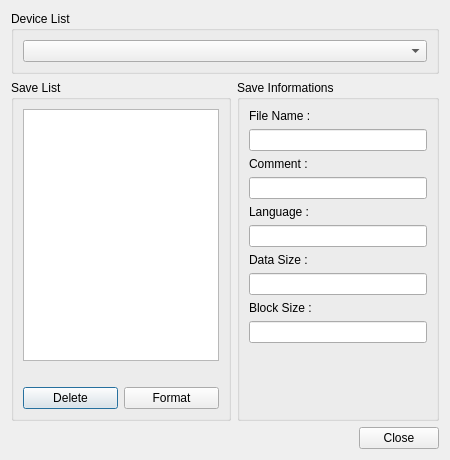
<ui version="4.0" >
 <class>UIBackupRam</class>
 <widget class="QDialog" name="UIBackupRam" >
  <property name="geometry" >
   <rect>
    <x>0</x>
    <y>0</y>
    <width>450</width>
    <height>460</height>
   </rect>
  </property>
  <property name="windowTitle" >
   <string>Backup Ram Manager</string>
  </property>
  <layout class="QGridLayout" >
   <item row="0" column="0" colspan="2" >
    <widget class="QGroupBox" name="gbDeviceList" >
     <property name="title" >
      <string>Device List</string>
     </property>
     <layout class="QHBoxLayout" >
      <item>
       <widget class="QComboBox" name="cbDeviceList" />
      </item>
     </layout>
    </widget>
   </item>
   <item row="1" column="0" >
    <widget class="QGroupBox" name="gbSaveList" >
     <property name="maximumSize" >
      <size>
       <width>220</width>
       <height>16777215</height>
      </size>
     </property>
     <property name="title" >
      <string>Save List</string>
     </property>
     <layout class="QVBoxLayout" >
      <item>
       <widget class="QListWidget" name="lwSaveList" />
      </item>
      <item>
       <widget class="QLabel" name="lBlocks" />
      </item>
      <item>
       <layout class="QHBoxLayout" >
        <item>
         <widget class="QPushButton" name="pbDelete" >
          <property name="text" >
           <string>Delete</string>
          </property>
         </widget>
        </item>
        <item>
         <widget class="QPushButton" name="pbFormat" >
          <property name="text" >
           <string>Format</string>
          </property>
         </widget>
        </item>
       </layout>
      </item>
     </layout>
    </widget>
   </item>
   <item row="1" column="1" >
    <widget class="QGroupBox" name="gbSaveInformations" >
     <property name="title" >
      <string>Save Informations</string>
     </property>
     <layout class="QVBoxLayout" >
      <item>
       <widget class="QLabel" name="lFileName" >
        <property name="text" >
         <string>File Name :</string>
        </property>
       </widget>
      </item>
      <item>
       <widget class="QLineEdit" name="leFileName" >
        <property name="readOnly" >
         <bool>true</bool>
        </property>
       </widget>
      </item>
      <item>
       <widget class="QLabel" name="lComment" >
        <property name="text" >
         <string>Comment :</string>
        </property>
       </widget>
      </item>
      <item>
       <widget class="QLineEdit" name="leComment" >
        <property name="readOnly" >
         <bool>true</bool>
        </property>
       </widget>
      </item>
      <item>
       <widget class="QLabel" name="lLanguage" >
        <property name="text" >
         <string>Language :</string>
        </property>
       </widget>
      </item>
      <item>
       <widget class="QLineEdit" name="leLanguage" >
        <property name="readOnly" >
         <bool>true</bool>
        </property>
       </widget>
      </item>
      <item>
       <widget class="QLabel" name="lDataSize" >
        <property name="text" >
         <string>Data Size :</string>
        </property>
       </widget>
      </item>
      <item>
       <widget class="QLineEdit" name="leDataSize" >
        <property name="readOnly" >
         <bool>true</bool>
        </property>
       </widget>
      </item>
      <item>
       <widget class="QLabel" name="lBlockSize" >
        <property name="text" >
         <string>Block Size :</string>
        </property>
       </widget>
      </item>
      <item>
       <widget class="QLineEdit" name="leBlockSize" >
        <property name="readOnly" >
         <bool>true</bool>
        </property>
       </widget>
      </item>
      <item>
       <spacer>
        <property name="orientation" >
         <enum>Qt::Vertical</enum>
        </property>
        <property name="sizeHint" >
         <size>
          <width>20</width>
          <height>20</height>
         </size>
        </property>
       </spacer>
      </item>
     </layout>
    </widget>
   </item>
   <item row="2" column="0" colspan="2" >
    <widget class="QDialogButtonBox" name="dbbButton" >
     <property name="orientation" >
      <enum>Qt::Horizontal</enum>
     </property>
     <property name="standardButtons" >
      <set>QDialogButtonBox::Close</set>
     </property>
    </widget>
   </item>
  </layout>
 </widget>
 <resources/>
 <connections>
  <connection>
   <sender>dbbButton</sender>
   <signal>rejected()</signal>
   <receiver>UIBackupRam</receiver>
   <slot>reject()</slot>
   <hints>
    <hint type="sourcelabel" >
     <x>312</x>
     <y>445</y>
    </hint>
    <hint type="destinationlabel" >
     <x>605</x>
     <y>443</y>
    </hint>
   </hints>
  </connection>
 </connections>
</ui>
